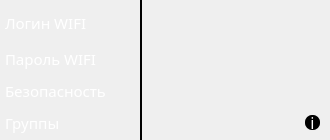
<?xml version="1.0" encoding="UTF-8"?>
<ui version="4.0">
 <class>MainWindow</class>
 <widget class="QMainWindow" name="MainWindow">
  <property name="geometry">
   <rect>
    <x>0</x>
    <y>0</y>
    <width>330</width>
    <height>140</height>
   </rect>
  </property>
  <property name="windowTitle">
   <string>Secret Keeper Router</string>
  </property>
  <widget class="QWidget" name="centralwidget">
   <widget class="QLabel" name="gradient">
    <property name="geometry">
     <rect>
      <x>0</x>
      <y>0</y>
      <width>330</width>
      <height>140</height>
     </rect>
    </property>
    <property name="text">
     <string/>
    </property>
    <property name="pixmap">
     <pixmap>../Images/gradient_table.png</pixmap>
    </property>
   </widget>
   <widget class="QLabel" name="table_1_1">
    <property name="geometry">
     <rect>
      <x>5</x>
      <y>8</y>
      <width>130</width>
      <height>30</height>
     </rect>
    </property>
    <property name="font">
     <font>
      <family>Microsoft YaHei</family>
      <pointsize>11</pointsize>
     </font>
    </property>
    <property name="styleSheet">
     <string notr="true">color: #ffffff;</string>
    </property>
    <property name="text">
     <string>Логин WIFI</string>
    </property>
   </widget>
   <widget class="QLabel" name="table_1_2">
    <property name="geometry">
     <rect>
      <x>5</x>
      <y>44</y>
      <width>130</width>
      <height>30</height>
     </rect>
    </property>
    <property name="font">
     <font>
      <family>Microsoft YaHei</family>
      <pointsize>11</pointsize>
     </font>
    </property>
    <property name="styleSheet">
     <string notr="true">color: #ffffff;</string>
    </property>
    <property name="text">
     <string>Пароль WIFI</string>
    </property>
   </widget>
   <widget class="QLabel" name="table_1_3">
    <property name="geometry">
     <rect>
      <x>5</x>
      <y>76</y>
      <width>130</width>
      <height>30</height>
     </rect>
    </property>
    <property name="font">
     <font>
      <family>Microsoft YaHei</family>
      <pointsize>11</pointsize>
     </font>
    </property>
    <property name="styleSheet">
     <string notr="true">color: #ffffff;</string>
    </property>
    <property name="text">
     <string>Безопасность</string>
    </property>
   </widget>
   <widget class="QLabel" name="table_1_4">
    <property name="geometry">
     <rect>
      <x>5</x>
      <y>108</y>
      <width>130</width>
      <height>30</height>
     </rect>
    </property>
    <property name="font">
     <font>
      <family>Microsoft YaHei</family>
      <pointsize>11</pointsize>
     </font>
    </property>
    <property name="styleSheet">
     <string notr="true">color: #ffffff;</string>
    </property>
    <property name="text">
     <string>Группы</string>
    </property>
   </widget>
   <widget class="QLabel" name="table_2_1">
    <property name="geometry">
     <rect>
      <x>145</x>
      <y>8</y>
      <width>180</width>
      <height>30</height>
     </rect>
    </property>
    <property name="font">
     <font>
      <family>Microsoft YaHei</family>
      <pointsize>11</pointsize>
     </font>
    </property>
    <property name="styleSheet">
     <string notr="true">color: #ffffff;</string>
    </property>
    <property name="text">
     <string/>
    </property>
   </widget>
   <widget class="QLabel" name="table_2_2">
    <property name="geometry">
     <rect>
      <x>145</x>
      <y>44</y>
      <width>180</width>
      <height>30</height>
     </rect>
    </property>
    <property name="font">
     <font>
      <family>Microsoft YaHei</family>
      <pointsize>11</pointsize>
     </font>
    </property>
    <property name="styleSheet">
     <string notr="true">color: #ffffff;</string>
    </property>
    <property name="text">
     <string/>
    </property>
   </widget>
   <widget class="QLabel" name="table_2_3">
    <property name="geometry">
     <rect>
      <x>145</x>
      <y>76</y>
      <width>180</width>
      <height>30</height>
     </rect>
    </property>
    <property name="font">
     <font>
      <family>Microsoft YaHei</family>
      <pointsize>11</pointsize>
     </font>
    </property>
    <property name="styleSheet">
     <string notr="true">color: #ffffff;</string>
    </property>
    <property name="text">
     <string/>
    </property>
   </widget>
   <widget class="QLabel" name="table_2_4">
    <property name="geometry">
     <rect>
      <x>145</x>
      <y>108</y>
      <width>180</width>
      <height>30</height>
     </rect>
    </property>
    <property name="font">
     <font>
      <family>Microsoft YaHei</family>
      <pointsize>11</pointsize>
     </font>
    </property>
    <property name="styleSheet">
     <string notr="true">color: #ffffff;</string>
    </property>
    <property name="text">
     <string/>
    </property>
   </widget>
   <widget class="Line" name="line">
    <property name="geometry">
     <rect>
      <x>140</x>
      <y>0</y>
      <width>2</width>
      <height>200</height>
     </rect>
    </property>
    <property name="styleSheet">
     <string notr="true">background-color: #000000;</string>
    </property>
    <property name="orientation">
     <enum>Qt::Vertical</enum>
    </property>
   </widget>
   <widget class="QPushButton" name="all_group">
    <property name="geometry">
     <rect>
      <x>305</x>
      <y>115</y>
      <width>15</width>
      <height>15</height>
     </rect>
    </property>
    <property name="font">
     <font>
      <family>Microsoft YaHei</family>
      <pointsize>12</pointsize>
      <weight>50</weight>
      <bold>false</bold>
     </font>
    </property>
    <property name="styleSheet">
     <string notr="true">QPushButton{
 background: #000000;
 border-radius: 7px;
 color: #ffffff;
}
QPushButton:hover{
 background: #595959;
}
QPushButton:pressed{
 background: #ffffff;
 color: #000000;
}
</string>
    </property>
    <property name="text">
     <string>i</string>
    </property>
   </widget>
  </widget>
 </widget>
 <resources/>
 <connections/>
</ui>
